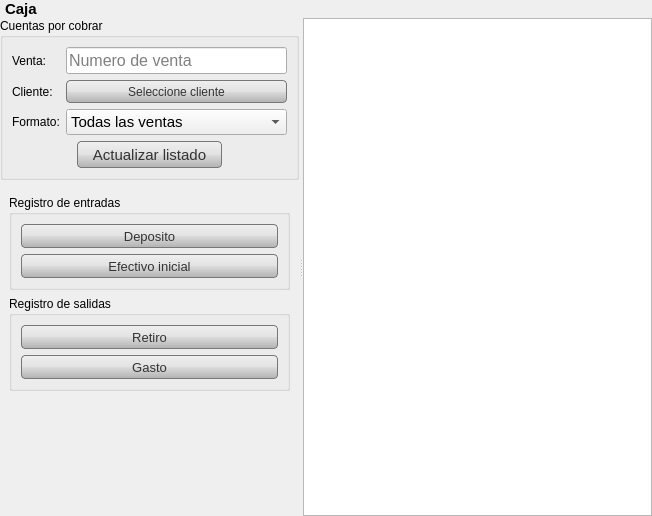
<?xml version="1.0" encoding="UTF-8"?>
<ui version="4.0">
 <class>Form</class>
 <widget class="QWidget" name="Form">
  <property name="geometry">
   <rect>
    <x>0</x>
    <y>0</y>
    <width>652</width>
    <height>516</height>
   </rect>
  </property>
  <property name="windowTitle">
   <string>Form</string>
  </property>
  <layout class="QVBoxLayout" name="verticalLayout_3">
   <property name="spacing">
    <number>0</number>
   </property>
   <property name="margin">
    <number>0</number>
   </property>
   <item>
    <widget class="QWidget" name="top" native="true">
     <property name="sizePolicy">
      <sizepolicy hsizetype="Preferred" vsizetype="Fixed">
       <horstretch>0</horstretch>
       <verstretch>0</verstretch>
      </sizepolicy>
     </property>
     <layout class="QHBoxLayout" name="horizontalLayout_2">
      <property name="leftMargin">
       <number>5</number>
      </property>
      <property name="topMargin">
       <number>0</number>
      </property>
      <property name="bottomMargin">
       <number>0</number>
      </property>
      <item>
       <widget class="QLabel" name="titulo">
        <property name="sizePolicy">
         <sizepolicy hsizetype="Expanding" vsizetype="Fixed">
          <horstretch>0</horstretch>
          <verstretch>0</verstretch>
         </sizepolicy>
        </property>
        <property name="font">
         <font>
          <pointsize>11</pointsize>
          <weight>75</weight>
          <bold>true</bold>
         </font>
        </property>
        <property name="text">
         <string>Caja</string>
        </property>
        <property name="margin">
         <number>5</number>
        </property>
       </widget>
      </item>
     </layout>
    </widget>
   </item>
   <item>
    <widget class="QSplitter" name="splitter">
     <property name="orientation">
      <enum>Qt::Horizontal</enum>
     </property>
     <property name="childrenCollapsible">
      <bool>false</bool>
     </property>
     <widget class="QWidget" name="widget" native="true">
      <property name="maximumSize">
       <size>
        <width>300</width>
        <height>16777215</height>
       </size>
      </property>
      <property name="styleSheet">
       <string notr="true">QToolButton, QPushButton{
	background-color: qlineargradient(spread:pad, x1:0, y1:0, x2:0, y2:1, stop:0 rgba(239, 239, 239, 255), stop:0.5 rgba(226, 226, 226, 255), stop:0.509091 rgba(219, 219, 219, 255), stop:0.986364 rgba(179, 179, 179, 255), stop:1 rgba(207, 228, 255, 255));
border-radius:4px;border:1px solid #777; padding:2 9 2 9;color:#333;
}
QPushButton::pressed,QToolButton::pressed{
color:#fff;
	background-color: qlineargradient(spread:reflect, x1:1, y1:1, x2:1, y2:0, stop:0 rgba(0, 66, 255, 255), stop:1 rgba(0, 107, 227, 255));

}</string>
      </property>
      <layout class="QVBoxLayout" name="verticalLayout_2">
       <item>
        <widget class="QGroupBox" name="groupBox_3">
         <property name="title">
          <string>Cuentas por cobrar</string>
         </property>
         <layout class="QVBoxLayout" name="verticalLayout_6">
          <item>
           <layout class="QGridLayout" name="gridLayout">
            <item row="0" column="0">
             <widget class="QLabel" name="label_2">
              <property name="text">
               <string>Venta:</string>
              </property>
             </widget>
            </item>
            <item row="0" column="1">
             <widget class="QLineEdit" name="leNumero">
              <property name="font">
               <font>
                <pointsize>12</pointsize>
               </font>
              </property>
              <property name="placeholderText">
               <string>Numero de venta</string>
              </property>
             </widget>
            </item>
            <item row="2" column="1">
             <widget class="QComboBox" name="cbTipo">
              <property name="sizePolicy">
               <sizepolicy hsizetype="Preferred" vsizetype="Preferred">
                <horstretch>0</horstretch>
                <verstretch>0</verstretch>
               </sizepolicy>
              </property>
              <property name="font">
               <font>
                <pointsize>11</pointsize>
               </font>
              </property>
              <property name="toolTip">
               <string>Muestra la tabla de notas y/o facturas sin pagar del dia en curso.</string>
              </property>
              <property name="styleSheet">
               <string notr="true"/>
              </property>
              <property name="currentIndex">
               <number>0</number>
              </property>
              <item>
               <property name="text">
                <string>Todas las ventas</string>
               </property>
              </item>
              <item>
               <property name="text">
                <string>Notas</string>
               </property>
              </item>
              <item>
               <property name="text">
                <string>Facturas</string>
               </property>
              </item>
             </widget>
            </item>
            <item row="1" column="0">
             <widget class="QLabel" name="label_3">
              <property name="text">
               <string>Cliente:</string>
              </property>
             </widget>
            </item>
            <item row="2" column="0">
             <widget class="QLabel" name="label">
              <property name="text">
               <string>Formato:</string>
              </property>
             </widget>
            </item>
            <item row="1" column="1">
             <widget class="QToolButton" name="tbScliente">
              <property name="sizePolicy">
               <sizepolicy hsizetype="Expanding" vsizetype="Fixed">
                <horstretch>0</horstretch>
                <verstretch>0</verstretch>
               </sizepolicy>
              </property>
              <property name="toolTip">
               <string>Selecciona un cliente para mostrar el historial de 
ventas en credito de ese cliente en particular.</string>
              </property>
              <property name="text">
               <string>Seleccione cliente</string>
              </property>
              <property name="icon">
               <iconset resource="../../icons.qrc">
                <normaloff>:/actions/images/actions/color_18/user_woman.png</normaloff>:/actions/images/actions/color_18/user_woman.png</iconset>
              </property>
              <property name="toolButtonStyle">
               <enum>Qt::ToolButtonTextBesideIcon</enum>
              </property>
             </widget>
            </item>
           </layout>
          </item>
          <item>
           <layout class="QHBoxLayout" name="horizontalLayout">
            <item>
             <widget class="QToolButton" name="ncactualizar">
              <property name="font">
               <font>
                <pointsize>11</pointsize>
               </font>
              </property>
              <property name="styleSheet">
               <string notr="true">QPushButton{background-color: qlineargradient(spread:pad, x1:1, y1:1, x2:1, y2:0, stop:0 rgba(137, 137, 137, 255), stop:0.0545455 rgba(156, 156, 156, 255), stop:1 rgba(191, 191, 191, 255));border:1.3px solid #999; border-radius:12px; color:#555;padding:5;}
QPushButton::hover{
background-color: qlineargradient(spread:pad, x1:1, y1:1, x2:1, y2:0, stop:0 rgba(216, 216, 216, 255), stop:0.495455 rgba(229, 229, 229, 255), stop:1 rgba(255, 255, 255, 255));
}</string>
              </property>
              <property name="text">
               <string>Actualizar listado</string>
              </property>
              <property name="icon">
               <iconset resource="../../icons.qrc">
                <normaloff>:/actions/images/actions/black_18/reload.png</normaloff>:/actions/images/actions/black_18/reload.png</iconset>
              </property>
              <property name="toolButtonStyle">
               <enum>Qt::ToolButtonTextBesideIcon</enum>
              </property>
             </widget>
            </item>
           </layout>
          </item>
         </layout>
        </widget>
       </item>
       <item>
        <widget class="QWidget" name="widget" native="true">
         <layout class="QVBoxLayout" name="verticalLayout">
          <item>
           <widget class="QGroupBox" name="groupBox">
            <property name="title">
             <string>Registro de entradas</string>
            </property>
            <property name="flat">
             <bool>true</bool>
            </property>
            <layout class="QVBoxLayout" name="verticalLayout_5">
             <property name="rightMargin">
              <number>9</number>
             </property>
             <item>
              <widget class="QToolButton" name="tbDepositar">
               <property name="sizePolicy">
                <sizepolicy hsizetype="Expanding" vsizetype="Preferred">
                 <horstretch>0</horstretch>
                 <verstretch>0</verstretch>
                </sizepolicy>
               </property>
               <property name="font">
                <font>
                 <pointsize>10</pointsize>
                </font>
               </property>
               <property name="text">
                <string>Deposito</string>
               </property>
               <property name="icon">
                <iconset resource="../../icons.qrc">
                 <normaloff>:/actions/images/actions/black_18/add.png</normaloff>:/actions/images/actions/black_18/add.png</iconset>
               </property>
               <property name="toolButtonStyle">
                <enum>Qt::ToolButtonTextBesideIcon</enum>
               </property>
              </widget>
             </item>
             <item>
              <widget class="QToolButton" name="tbInicial">
               <property name="sizePolicy">
                <sizepolicy hsizetype="Expanding" vsizetype="Preferred">
                 <horstretch>0</horstretch>
                 <verstretch>0</verstretch>
                </sizepolicy>
               </property>
               <property name="font">
                <font>
                 <pointsize>10</pointsize>
                 <weight>50</weight>
                 <bold>false</bold>
                </font>
               </property>
               <property name="text">
                <string>Efectivo inicial</string>
               </property>
               <property name="icon">
                <iconset resource="../../icons.qrc">
                 <normaloff>:/actions/images/actions/black_18/add.png</normaloff>:/actions/images/actions/black_18/add.png</iconset>
               </property>
               <property name="toolButtonStyle">
                <enum>Qt::ToolButtonTextBesideIcon</enum>
               </property>
              </widget>
             </item>
            </layout>
           </widget>
          </item>
          <item>
           <widget class="QGroupBox" name="groupBox_2">
            <property name="title">
             <string>Registro de salidas</string>
            </property>
            <layout class="QVBoxLayout" name="verticalLayout_4">
             <item>
              <widget class="QToolButton" name="tbRetirar">
               <property name="sizePolicy">
                <sizepolicy hsizetype="Expanding" vsizetype="Preferred">
                 <horstretch>0</horstretch>
                 <verstretch>0</verstretch>
                </sizepolicy>
               </property>
               <property name="font">
                <font>
                 <pointsize>10</pointsize>
                </font>
               </property>
               <property name="text">
                <string>Retiro</string>
               </property>
               <property name="icon">
                <iconset resource="../../icons.qrc">
                 <normaloff>:/actions/images/actions/black_18/delete.png</normaloff>:/actions/images/actions/black_18/delete.png</iconset>
               </property>
               <property name="toolButtonStyle">
                <enum>Qt::ToolButtonTextBesideIcon</enum>
               </property>
              </widget>
             </item>
             <item>
              <widget class="QToolButton" name="tbGastar">
               <property name="sizePolicy">
                <sizepolicy hsizetype="Expanding" vsizetype="Preferred">
                 <horstretch>0</horstretch>
                 <verstretch>0</verstretch>
                </sizepolicy>
               </property>
               <property name="font">
                <font>
                 <pointsize>10</pointsize>
                </font>
               </property>
               <property name="text">
                <string>Gasto</string>
               </property>
               <property name="icon">
                <iconset resource="../../icons.qrc">
                 <normaloff>:/actions/images/actions/black_18/delete.png</normaloff>:/actions/images/actions/black_18/delete.png</iconset>
               </property>
               <property name="toolButtonStyle">
                <enum>Qt::ToolButtonTextBesideIcon</enum>
               </property>
              </widget>
             </item>
            </layout>
           </widget>
          </item>
          <item>
           <spacer name="verticalSpacer">
            <property name="orientation">
             <enum>Qt::Vertical</enum>
            </property>
            <property name="sizeHint" stdset="0">
             <size>
              <width>20</width>
              <height>40</height>
             </size>
            </property>
           </spacer>
          </item>
         </layout>
        </widget>
       </item>
      </layout>
     </widget>
     <widget class="QTableView" name="tvCuentas">
      <property name="sizePolicy">
       <sizepolicy hsizetype="Expanding" vsizetype="Expanding">
        <horstretch>0</horstretch>
        <verstretch>0</verstretch>
       </sizepolicy>
      </property>
      <property name="minimumSize">
       <size>
        <width>300</width>
        <height>0</height>
       </size>
      </property>
      <property name="font">
       <font>
        <pointsize>10</pointsize>
       </font>
      </property>
      <property name="toolTip">
       <string>Tabla de cuentas sin pagar</string>
      </property>
      <property name="editTriggers">
       <set>QAbstractItemView::NoEditTriggers</set>
      </property>
      <property name="alternatingRowColors">
       <bool>true</bool>
      </property>
      <property name="selectionBehavior">
       <enum>QAbstractItemView::SelectRows</enum>
      </property>
      <property name="sortingEnabled">
       <bool>true</bool>
      </property>
      <attribute name="verticalHeaderVisible">
       <bool>false</bool>
      </attribute>
     </widget>
    </widget>
   </item>
  </layout>
 </widget>
 <tabstops>
  <tabstop>leNumero</tabstop>
  <tabstop>tbScliente</tabstop>
  <tabstop>cbTipo</tabstop>
  <tabstop>ncactualizar</tabstop>
  <tabstop>tbDepositar</tabstop>
  <tabstop>tbInicial</tabstop>
  <tabstop>tbRetirar</tabstop>
  <tabstop>tbGastar</tabstop>
  <tabstop>tvCuentas</tabstop>
 </tabstops>
 <resources>
  <include location="../../icons.qrc"/>
 </resources>
 <connections/>
</ui>
